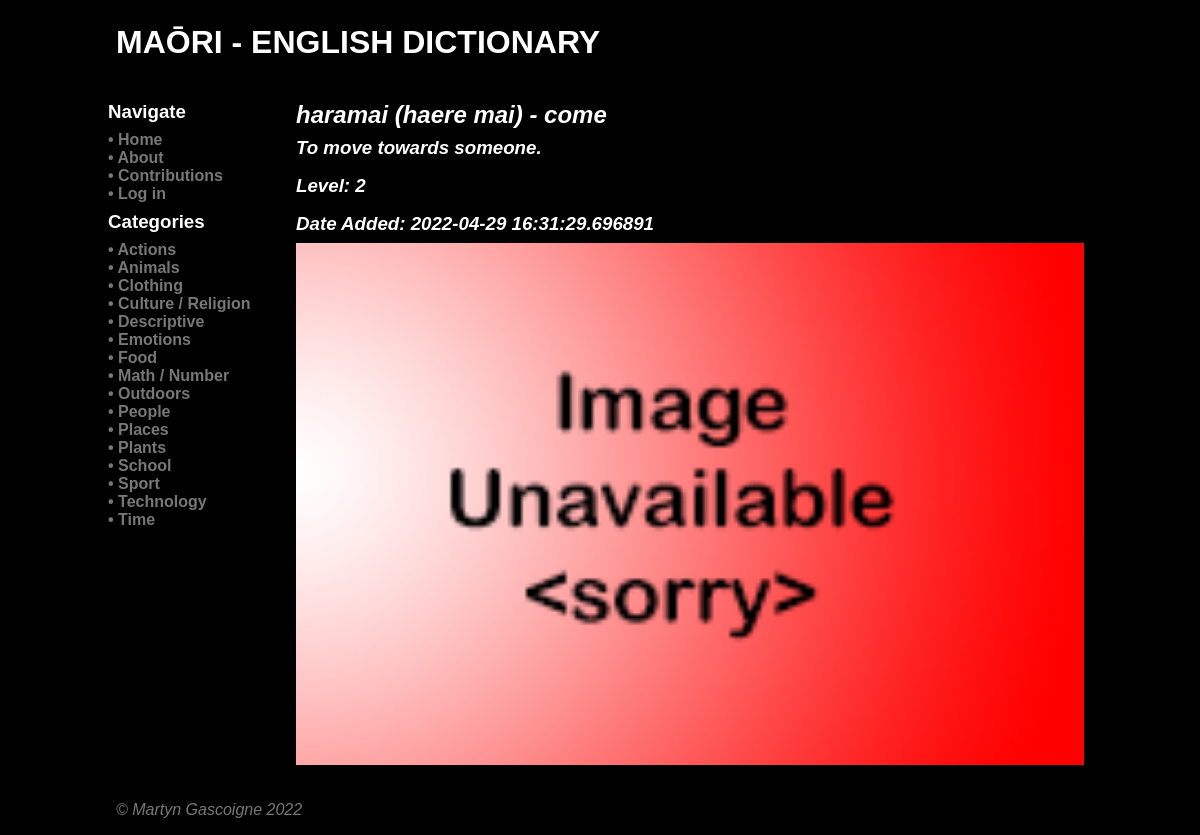
The app's page /word/1 with its own data.
### tables this page shows
CREATE TABLE category
(
    id          integer
        constraint category_pk
            primary key autoincrement,
    name        varchar(80),
    description varchar(600),
    timestamp   datetime
, user_created boolean);

CREATE TABLE "word"
(
	id integer
		constraint word_pk
			primary key autoincrement,
	name varchar(80),
	description varchar(600),
	author integer,
	timestamp datetime,
	maori varchar(128)
, image varchar, level integer);

### app.py (the view)
@app.route('/word/<word>')
def render_word_page(word):
    con = create_connection(DB_NAME)
    query = """SELECT * FROM word WHERE id = ?"""
    cur = con.cursor()
    cur.execute(query, (word,))
    word_data = cur.fetchall()
    con.close()
    return render_template('word.html', passed_word=word_data, category_list=find_categories(),
                           logged_in=is_logged_in(), user_account=my_account(), teacher=is_teacher())

### app.py (called while the page is built)
def create_connection(db_file):
    try:
        connection = sqlite3.connect(db_file)
        connection.execute('pragma foreign_keys=ON')
        return connection
    except Error as e:
        print(e)
    return None

def find_categories():
    con = create_connection(DB_NAME)
    query = "SELECT id, name, description FROM category"
    cur = con.cursor()
    cur.execute(query)
    found_categories = cur.fetchall()
    con.close()
    return found_categories

def my_account():
    if session.get('userid') is None:
        return False
    else:
        return session.get('userid')

def is_logged_in():
    if session.get('email') is None:
        print('Not logged in')
        return False
    else:
        print('Logged in')
        return True

def is_teacher():
    if not is_logged_in() or (session.get('teacher') is None or 0):
        print('Not teacher')
        return False
    else:
        print('Is teacher')
        return True

### templates/word.html (shortened to what this page needs)
{% extends 'base.html' %}
{% block heading %}Maōri - English Dictionary{% endblock %}
{% block main %}
<div class="category-description">
    <h2>{{ passed_word[0][5] }} - {{ passed_word[0][1] }}</h2>
    <h3>{{ passed_word[0][2] }}</h3>
    <h3>Level: {{ passed_word[0][7] }}</h3>
    <h3>Date Added: {{ passed_word[0][4] }}</h3>
    <img src="/static/images/{{ passed_word[0][6] }}">
</div>
{% endblock %}

### templates/base.html (shortened to what this page needs)
<!doctype html>
<html lang="en">
<head>
	<link href="{{ url_for('static', filename='css/style.css') }}" rel="stylesheet">
</head>
<body>
	<div id="container">
		<header>
			<h1>{% block heading %}{% endblock %}</h1>
		</header>
		<nav>
            <div class="category-box">
                <h3>Navigate</h3>
                <h4><a href="\">• Home</a></h4>
                <h4><a href="\about">• About</a></h4>
                <h4><a href="\contributions">• Contributions</a></h4>
                {% if not logged_in %}<h4><a href="\login">• Log in</a></h4>
                {% else %}
                    <h4><a href="\account\{{ user_account }}">• Account</a></h4>
                    <h4><a href="\logout">• Log out</a></h4>
                {% endif %}
                <h3>Categories
                </h3>
            </div>
            {% for category in category_list %}
            <div class="category-box">
                <h4><a href="/category/{{ category[0] }}">• {{ category[1] }}</a></h4>
            </div>
            {% endfor %}
		</nav>
		<main>
            {% block main%}{% endblock %}
        </main>
		<footer class="footer">
            <a href="https://github.com/Galvin-X/Translator" target="_blank">&copy; Martyn Gascoigne 2022</a>
		</footer>
	</div>
</body>
</html>

### static/css/style.css (style rules this page uses)
* { font-family: "Microsoft Tai Le", sans-serif; margin: 0; padding: 0; box-sizing: border-box; background-color: #000; }
#container { display: grid; grid-template-columns: 75px auto; grid-template-areas: 'nav header' 'main main' 'footer footer'; }
header { grid-area: header; background-color: #000; padding: 1rem; }
nav { grid-area: nav; }
main { grid-area: main; padding: 1rem; background-color: #edd; }
h1 { padding: 0.5rem 0; color: #fff; text-transform: uppercase; }
h2, h3 { padding: 0.5rem 0; color: #fff; }
h4 { padding: 0rem 0; }
a { color: white; text-decoration: none; }
img { width: 100%; }
footer { grid-area: footer; padding: 1rem; background-color: #000; }
.category-description { font-style: italic; }
.category-description h2 { padding: 0rem 0; color: #fff; }
.category-description h3 { padding: 0.5rem 0; color: #fff; }
.category-box { font-style: normal; }
.category-box a { color: #777777; text-decoration: none; }
.footer { font-style: italic; color: #777777; }
.footer a { color: #777777; text-decoration: none; }
@media only screen and (min-width: 768px) { #container { grid-template-columns: 180px auto; grid-template-areas: 'header header' 'nav main' 'footer footer'; } }
@media only screen and (min-width: 768px) { nav { background: #000; padding: 0.5rem; } }
@media only screen and (min-width: 768px) { nav a { color: #777777; text-decoration: none; } }
@media only screen and (min-width: 768px) { main { background-color: #000; } }
@media only screen and (min-width: 1000px) { #container { width: 1000px; margin: auto; } }

### records on screen
category: name "Actions"
category: name "Animals"
category: name "Clothing"
category: name "Culture / Religion"
category: name "Descriptive"
category: name "Emotions"
category: name "Food"
category: name "Math / Number"
category: name "Outdoors"
category: name "People"
category: name "Places"
category: name "Plants"
category: name "School"
category: name "Sport"
category: name "Technology"
category: name "Time"
word: maori "haramai (haere mai)", name "come", description "To move towards someone.", level "2", timestamp "2022-04-29 16:31:29.696891", image (placeholder picture)
